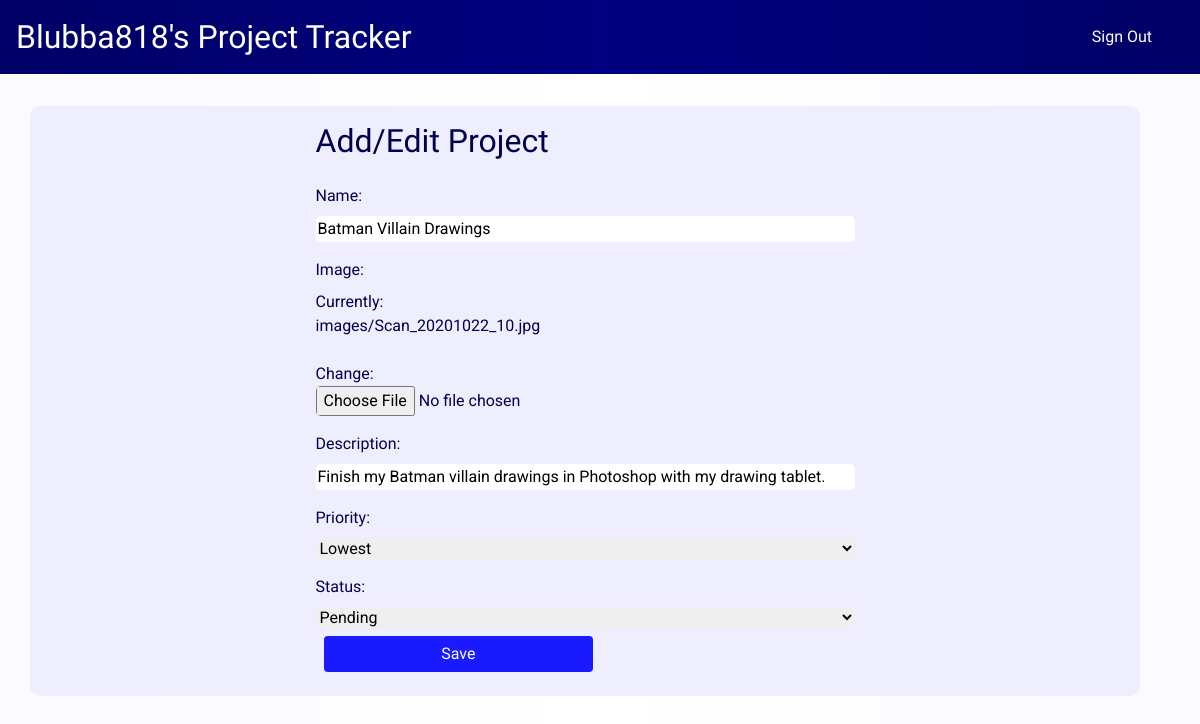
Page /projects/update/6 (signed in) on the earlier database version.
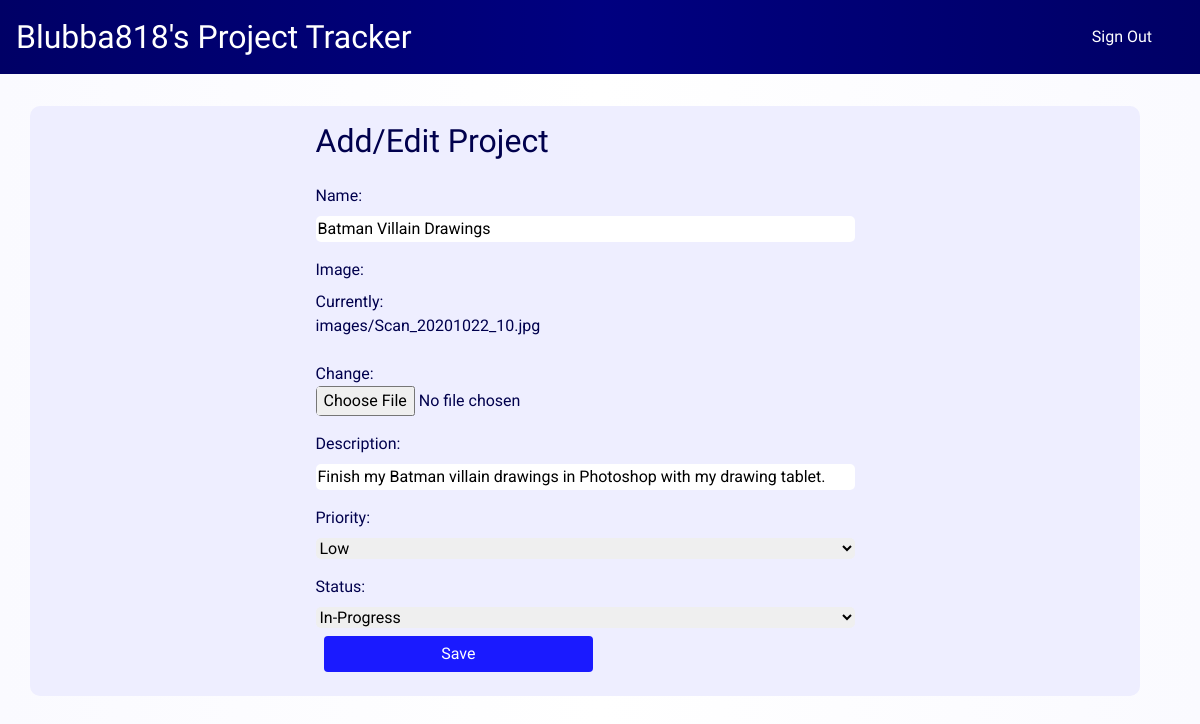
Same page on the later database version.
### projects/models.py (models this page shows, shortened)
class Project(models.Model):
    PriorityOptions = (
        (5, 'Lowest'),
        (4, 'Low'),
        (3, 'Medium'),
        (2, 'High'),
        (1, 'Highest')
    )
    StatusOptions = (
        (1, 'Pending'),
        (2, 'In-Progress'),
        (3, 'Complete')
    )
    name = models.CharField(max_length=200)
    image = models.ImageField(upload_to='images/', default='images/checklist.png')
    description = models.CharField(max_length=1000)
    priority = models.IntegerField(choices=PriorityOptions, default=3)
    status = models.IntegerField(choices=StatusOptions, default=1)
    created_by = models.ForeignKey(User, on_delete=models.CASCADE)
    date_created = models.DateField(auto_now_add=True)

### projects/views.py (the view)
# urls.py: path('update/<int:id>', views.update_project, name='update_project'),
def update_project(request, id):
    project = Project.objects.get(id=id)
    form = ProjectForm(request.POST or None, request.FILES or None, instance=project)
    if form.is_valid():
        form.save()
        return redirect('projects:index')
    return render(request, 'projects/project-form.html', {'form': form, 'project': project})

### projects/forms.py
class ProjectForm(forms.ModelForm):
    class Meta:
        model = Project
        fields = ['name', 'image', 'description', 'priority', 'status']

### projects/templates/projects/project-form.html (shortened to what this page needs)
{% extends 'projects/base.html' %}
{% block body %}
    <div class="row">
        <form method="POST" enctype="multipart/form-data">
            <h2>Add/Edit Project</h2>
            {{ form }}
            <button class="btn btn-primary" type="submit">Save</button>
        </form>
    </div>
{% endblock %}

Differences in the rows shown:
changed Project "Batman Villain Drawings": priority "Lowest" → "Low"; status "Pending" → "In-Progress"
